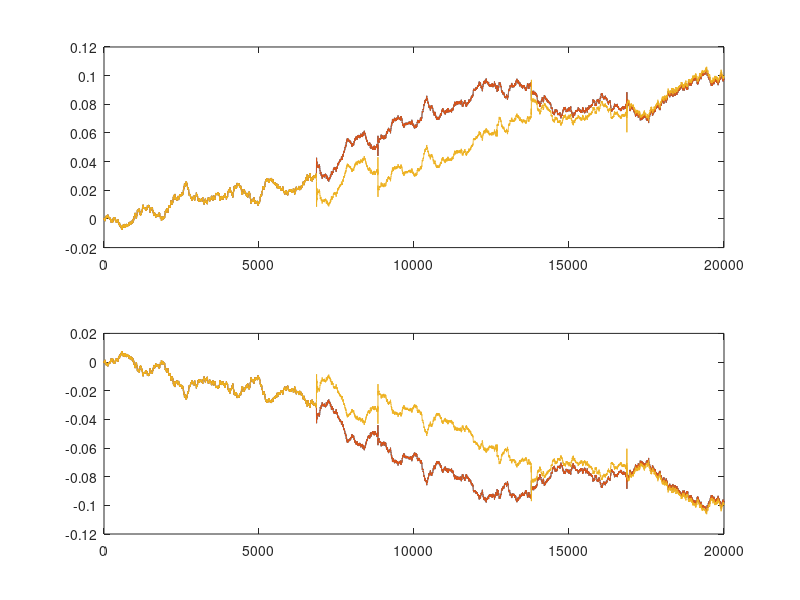

MATLAB code for this plot:
%% restart

clc
clear all
close all

%% agent 1 model

dt = .1;
R = 0.002; % say measurement variance is the same for all the agents (same sensors)


xhat10 = [0 0 0]';
A1 = eye(3);
B1 = eye(3)*dt;
u1 = [1 1 1]';
P10 = ones(3,3)/200;
Q1 = eye(3,3)/100;
P1_12 = zeros(3,3);
P1_21 = P1_12';
Phi10 = eye(3);

%% agent 2 model

xhat20 = [2 2 2]';
A2 = eye(3);
B2 = eye(3)*dt;
u2 = [1 1 1]';
P20 = ones(3,3)/200;
Q2 = eye(3,3)/100;
P2_12 = zeros(3,3);
P2_21 = P2_12';
Phi20 = eye(3);

%% first propagation for both agent

%agent 1
P1_pred = A1*P10*A1'+Q1;
xhat1_pred = A1*xhat10+B1*u1;
Phi1 = A1*Phi10;

%agent 2
P2_pred = A2*P20*A2'+Q2;
xhat2_pred = A2*xhat20+B2*u2;
Phi2 = A2*Phi20;


%% first update (no message)

%agent 1
xhat1 = xhat1_pred;
P1 = P1_pred;
P1_12 = P1_12;
P1_21 = P1_12';


%agent 2
xhat2 = xhat2_pred;
P2 = P2_pred;
P2_12 = P2_12;
P2_21 = P2_12';


xhat11 = A1*xhat10+B1*u1;
xhat22 = A2*xhat20+B2*u2;


ag1out = zeros(2000,3);
ag2out = zeros(2000,3);


for(k=2:20000)

%% k-th iteration propagation 

%agent 1
P1_pred = A1*P1*A1'+Q1;
xhat1_pred = A1*xhat1+B1*u1;
Phi1 = A1*Phi1;

%agent 2
P2_pred = A2*P2*A2'+Q2;
xhat2_pred = A2*xhat2+B2*u2;
Phi2 = A2*Phi2;


%% suppose a message is received in the k-th iteration
% now agent 1 know datas from propagation stage of agent 2

%say the measurement taken by agent 1 is the real distance from agent 2
%plus an error +/- 0.2

h = sqrt((xhat1(1)-xhat2(1))^2+(xhat1(2)-xhat2(2))^2+(xhat1(3)-xhat2(3))^2)+(2*rand()-1)*0.002;

%moreover use the measurement function with the propagation stage datas

h_pred = sqrt((xhat1_pred(1)-xhat2_pred(1))^2+(xhat1_pred(2)-xhat2_pred(2))^2+(xhat1_pred(3)-xhat2_pred(3))^2);

%calculate residual range

r12 = h-h_pred;

% define jacobians of the measurement function step K-1
rxhat1 = -(xhat1_pred(1)-xhat2_pred(1))/h_pred;
rxhat2 = -(xhat1_pred(1)-xhat2_pred(1))/h_pred;
ry1 = -(xhat1_pred(2)-xhat2_pred(2))/h_pred;
ry2 = -(xhat1_pred(2)-xhat2_pred(2))/h_pred;
rz1 = -(xhat1_pred(3)-xhat2_pred(3))/h_pred;
rz2 = -(xhat1_pred(3)-xhat2_pred(3))/h_pred;

H1 = [rxhat1 ry1 rz1];
H2 = [rxhat2 ry2 rz2];

H12 = [H1,H2];

S12 = R + H1*P1_pred*H1' + H2*P2_pred*H2'-H1*Phi1*P1_12*Phi2'*H2' - H2*Phi2*P1_21*Phi1'*H1';

D1 = (Phi1^(-1)*Phi1*P1_12*Phi2'*H2'-Phi1^(-1)*P1_pred*H1')*S12^(-1/2);
D2 = (Phi2^(-1)*P2_pred*H2'-P1_21*Phi1'*H1')*S12^(-1/2);

r_12 = S12^(-1/2)*r12;

%% update stage with agent 2 that receive the response

% agent 1 update

xhat1 = xhat1_pred+Phi1*D1*r_12;
P1 = P1_pred-Phi1*(D1*D1')*Phi1';
P1_12 = P1_12-D1*D2';
P1_21 = P1_12';

clc
[xhat1_pred Phi1*D1*r_12]
pause(1e-3)

%agent 2 update

xhat2 = xhat2_pred+Phi2*D2*r_12;
P2 = P2_pred-Phi2*(D2*D2')*Phi2';
P2_12 = P2_12-D1*D2';
P2_21 = P2_12';

xhat11 = A1*xhat11+B1*u1;
xhat22 = A2*xhat22+B2*u2;

ag1out(k,:) = xhat11'-xhat1';
ag2out(k,:) = xhat22'-xhat2';
end

figure(1)
clf
subplot(211)
plot(ag1out);
subplot(212)
plot(ag2out);
